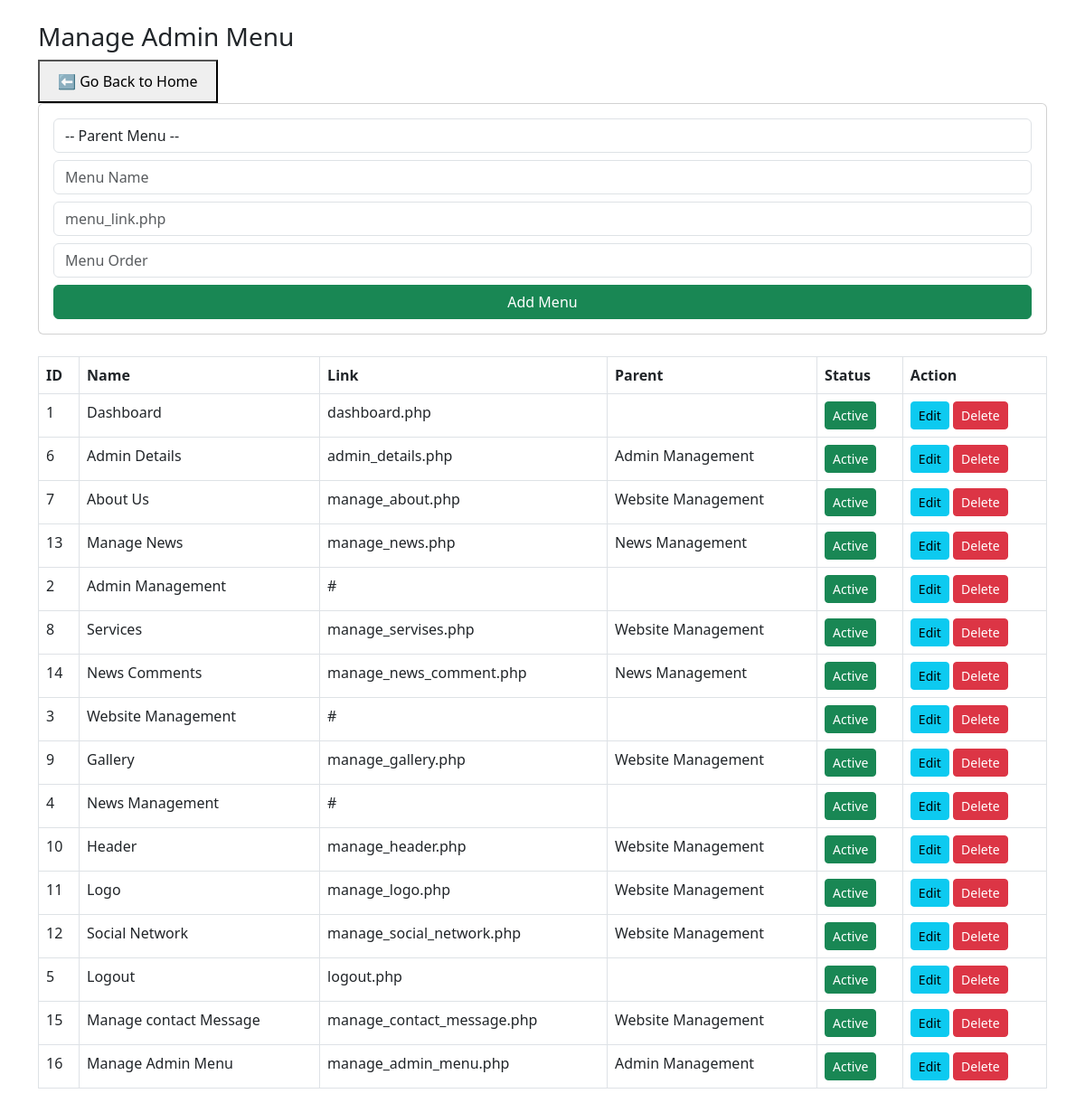
The page /manage_admin_menu.php on the database its author committed.
### tables this page shows
CREATE TABLE `admin_menu` (
  `id` int(11) NOT NULL,
  `parent_id` int(11) DEFAULT 0,
  `menu_name` varchar(100) DEFAULT NULL,
  `menu_link` varchar(200) DEFAULT NULL,
  `icon` varchar(50) DEFAULT NULL,
  `status` tinyint(4) DEFAULT 1,
  `menu_order` int(11) DEFAULT NULL
);

### manage_admin_menu.php (the view, shortened to what this page needs)
<?php
$dbcon = new DBConn('web');
$conn = $dbcon->conn;
$edit=null;
?>
<!DOCTYPE html>
<html>
<head>
<link href="https://cdn.jsdelivr.net/npm/bootstrap@5.3.0/dist/css/bootstrap.min.css" rel="stylesheet">
</head>
<body>
<div class="container mt-4">
<h3>Manage Admin Menu</h3>
<a href="admin_menu.php">
    <button type="button" style="padding:10px 20px; cursor:pointer;">
        ⬅ Go Back to Home
    </button>
</a>
<form method="post" class="card p-3 mb-4">
<select name="parent_id" class="form-control mb-2">
<option value="0">-- Parent Menu --</option>
</select>
<input type="text" name="menu_name" class="form-control mb-2" placeholder="Menu Name" required
value="<?= $edit['menu_name'] ?? '' ?>">
<input type="text" name="menu_link" class="form-control mb-2" placeholder="menu_link.php"
value="<?= $edit['menu_link'] ?? '' ?>">
<input type="number" name="menu_order" class="form-control mb-2" placeholder="Menu Order"
value="<?= $edit['menu_order'] ?? '' ?>">
<button name="<?= $edit?'update':'add' ?>" class="btn btn-success">
<?= $edit?'Update Menu':'Add Menu' ?>
</button>
</form>
<table class="table table-bordered">
<tr>
<th>ID</th><th>Name</th><th>Link</th><th>Parent</th><th>Status</th><th>Action</th>
</tr>
<?php
$q=mysqli_query($conn,"SELECT m.*,p.menu_name AS parent FROM admin_menu m
LEFT JOIN admin_menu p ON m.parent_id=p.id ORDER BY m.menu_order");
while($row=mysqli_fetch_assoc($q)){
?>
<tr>
<td><?= $row['id'] ?></td>
<td><?= $row['menu_name'] ?></td>
<td><?= $row['menu_link'] ?></td>
<td><?= $row['parent'] ?></td>
<td>
<?php if($row['status']==1){ ?>
<a href="?id=<?= $row['id'] ?>&status=0" class="btn btn-success btn-sm">Active</a>
<?php } else { ?>
<a href="?id=<?= $row['id'] ?>&status=1" class="btn btn-warning btn-sm">Inactive</a>
<?php } ?>
</td>
<td>
<a href="?edit=<?= $row['id'] ?>" class="btn btn-info btn-sm">Edit</a>
<a href="?delete=<?= $row['id'] ?>" class="btn btn-danger btn-sm"
onclick="return confirm('Delete?')">Delete</a>
</td>
</tr>
<?php } ?>
</table>
</div>
</body>
</html>

### rows shown on the page
admin_menu: id "1", menu_name "Dashboard", menu_link "dashboard.php"
admin_menu: id "6", menu_name "Admin Details", menu_link "admin_details.php", admin_menu.menu_name "Admin Management"
admin_menu: id "7", menu_name "About Us", menu_link "manage_about.php", admin_menu.menu_name "Website Management"
admin_menu: id "13", menu_name "Manage News", menu_link "manage_news.php", admin_menu.menu_name "News Management"
admin_menu: id "2", menu_name "Admin Management", menu_link "#"
admin_menu: id "8", menu_name "Services", menu_link "manage_servises.php", admin_menu.menu_name "Website Management"
admin_menu: id "14", menu_name "News Comments", menu_link "manage_news_comment.php", admin_menu.menu_name "News Management"
admin_menu: id "3", menu_name "Website Management", menu_link "#"
admin_menu: id "9", menu_name "Gallery", menu_link "manage_gallery.php", admin_menu.menu_name "Website Management"
admin_menu: id "4", menu_name "News Management", menu_link "#"
admin_menu: id "10", menu_name "Header", menu_link "manage_header.php", admin_menu.menu_name "Website Management"
admin_menu: id "11", menu_name "Logo", menu_link "manage_logo.php", admin_menu.menu_name "Website Management"
admin_menu: id "12", menu_name "Social Network", menu_link "manage_social_network.php", admin_menu.menu_name "Website Management"
admin_menu: id "5", menu_name "Logout", menu_link "logout.php"
admin_menu: id "15", menu_name "Manage contact Message", menu_link "manage_contact_message.php", admin_menu.menu_name "Website Management"
admin_menu: id "16", menu_name "Manage Admin Menu", menu_link "manage_admin_menu.php", admin_menu.menu_name "Admin Management"
